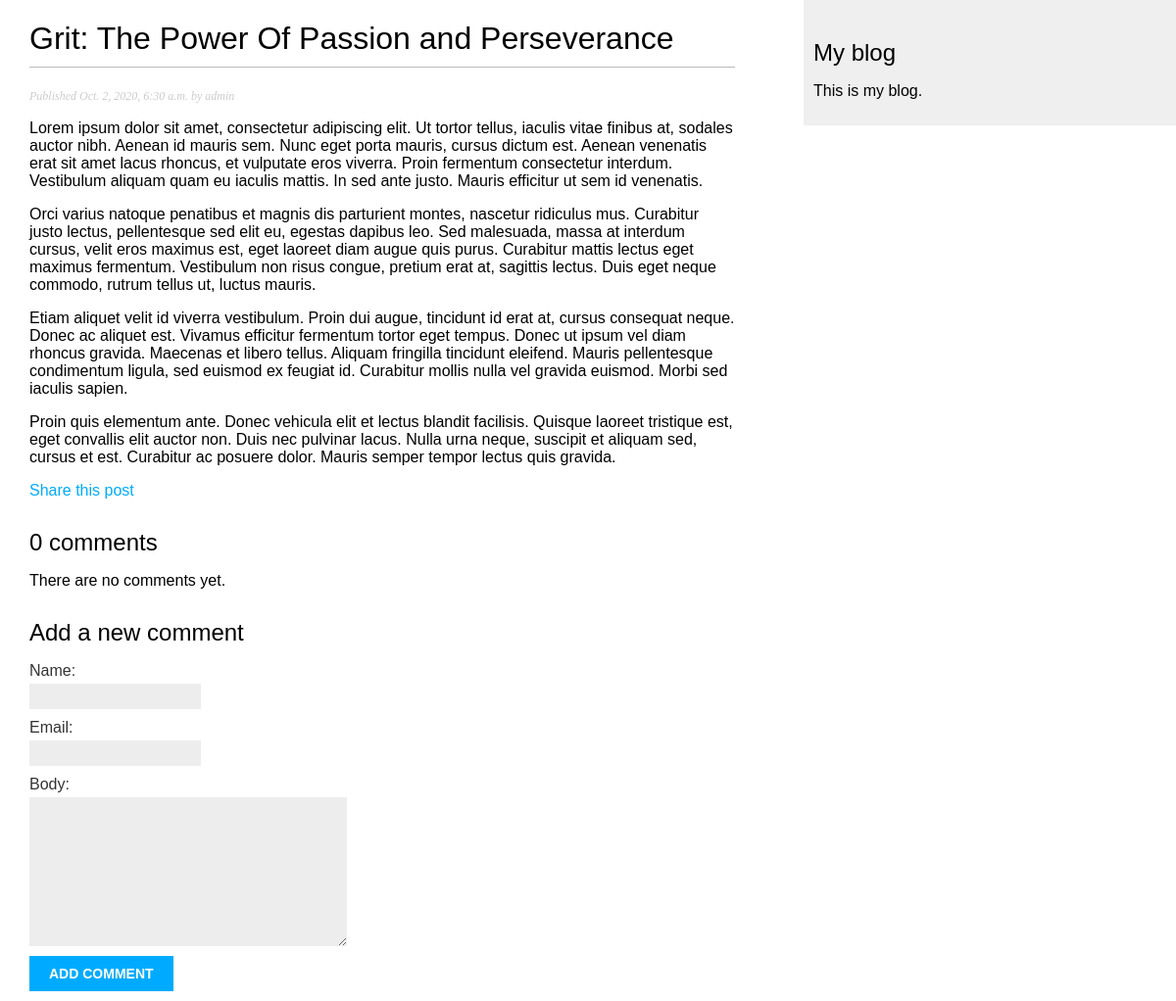
Page /blog/2020/10/2/grit-power-passion-and-perseverance/ on the earlier database version.
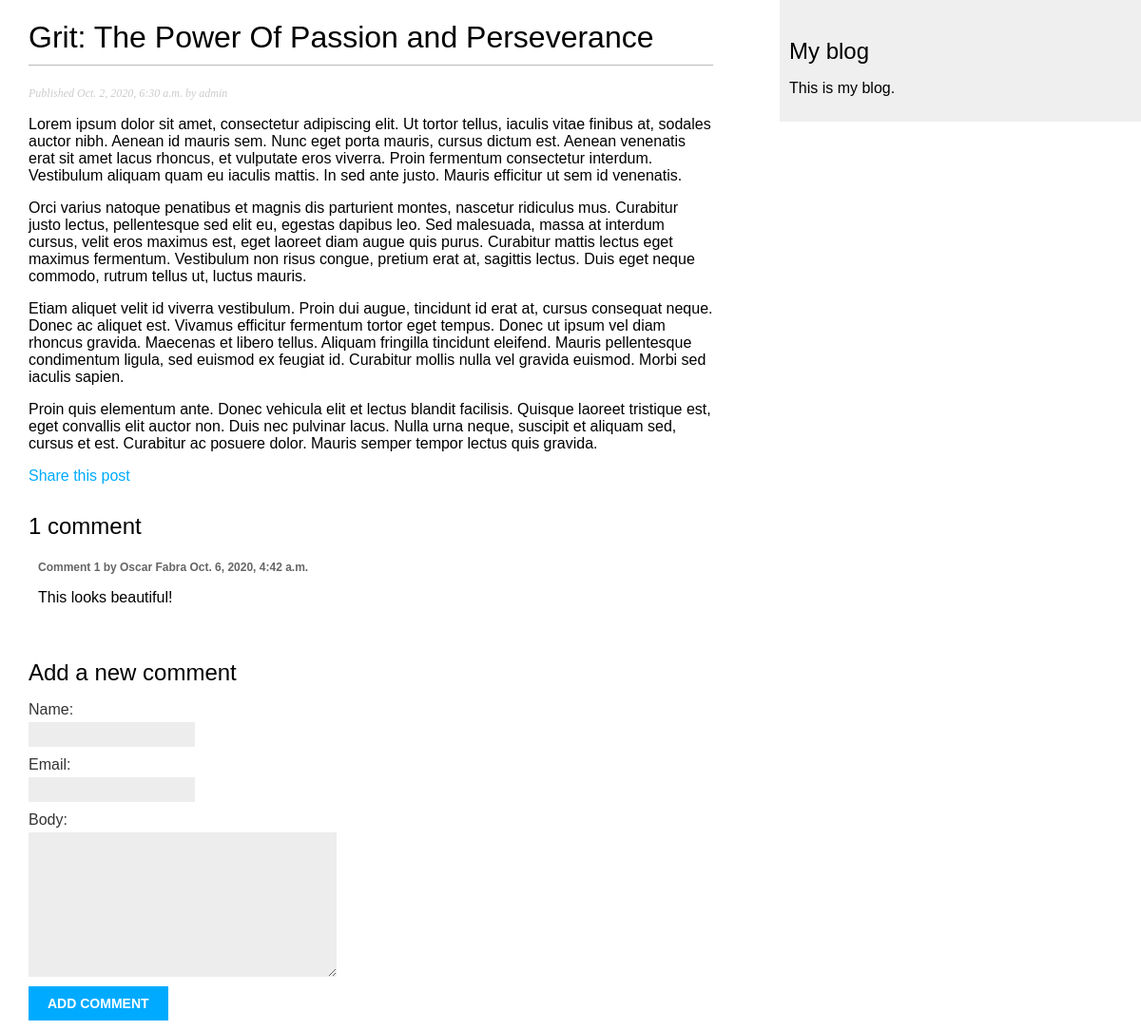
Same page on the later database version.
### blog/models.py (models this page shows, shortened)
class Comment(models.Model):
  post = models.ForeignKey(Post, on_delete=models.CASCADE, related_name='comments')
  name = models.CharField(max_length=80)
  email = models.EmailField()
  body = models.TextField()
  created = models.DateTimeField(auto_now_add=True)
  updated = models.DateTimeField(auto_now=True)
  active = models.BooleanField(default=True)
  class Meta:
    ordering = ('created',)

### blog/views.py (the view)
# urls.py: path('<int:year>/<int:month>/<int:day>/<slug:post>/', views.post_detail, name='post_detail'),
def post_detail(request, year, month, day, post):
  post = get_object_or_404(Post, slug=post,
                                status='published',
                                publish__year=year,
                                publish__month=month,
                                publish__day=day)
  comments = post.comments.filter(active=True)
  new_comment = None
  if request.method == 'POST':
    comment_form = CommentForm(data=request.POST)
    if comment_form.is_valid():
      new_comment = comment_form.save(commit=False)
      new_comment.post = post
      new_comment.save()
  else:
    comment_form = CommentForm()
  return render(request,
                'blog/post/detail.html',
                {'post': post,
                'comments': comments,
                'new_comment': new_comment,
                'comment_form': comment_form})

### blog/forms.py
class CommentForm(forms.ModelForm):
  class Meta:
    model = Comment
    fields = ('name', 'email', 'body')

### blog/templates/blog/post/detail.html (shortened to what this page needs)
{% extends "blog/base.html" %}
{% block content %}
  <h1>{{ post.title }}</h1>
  <p class="date">Published {{ post.publish }} by {{ post.author }}</p>
  {{ post.body|linebreaks }}
  <p>
    <a href="{% url 'blog:post_share' post.id %}">
      Share this post
    </a>
  </p>
  {% with comments.count as total_comments %}
    <h2>
      {{ total_comments }} comment{{ total_comments|pluralize }}
    </h2>
  {% endwith %}
  {% for comment in comments %}
    <div class="comment">
      <p class="info">
        Comment {{ forloop.counter }} by {{ comment.name }}
        {{ comment.created }}
      </p>
      {{ comment.body|linebreaks }}
    </div>
  {% empty %}
    <p>There are no comments yet.</p>
  {% endfor %}
  {% if new_comment %}
    <h2>Your comment has been added.</h2>
  {% else %}
    <h2>Add a new comment</h2>
    <form method="post">
      {{ comment_form.as_p }}
      <p><input type="submit" value="Add comment"></p>
    </form>
  {% endif %}
{% endblock %}

Differences in the rows shown:
added Comment: name "Oscar Fabra", created "Oct. 6, 2020, 4:42 a.m.", body "This looks beautiful!"
Other differences:
{{ total_comments }}: "0" → "1"
text no longer shown: "There are no comments yet."
